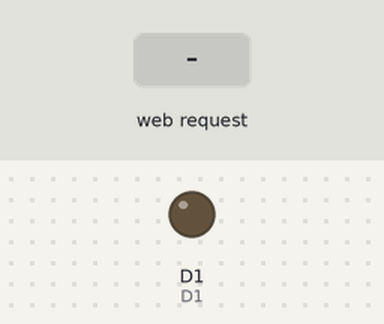
Bench run of a sketch on a simulated ESP8266 (NodeMCU). Shown: output pins drawn as LEDs (lit = HIGH). Inputs (shaded band) come from the test bench. WiFi joins after 1.5 s; servers stay silent unless stated; what the sketch prints to the serial monitor is not drawn.

Above: at 2.7 s.
2.8 s: HTTP request GET /on received
At 3.3 s:
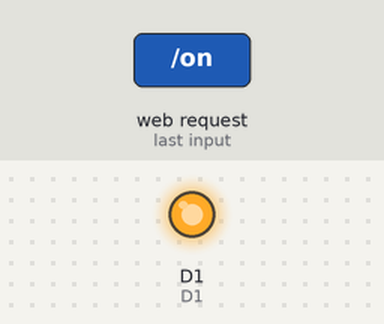
4.3 s: HTTP request GET /off received
At 5.6 s:
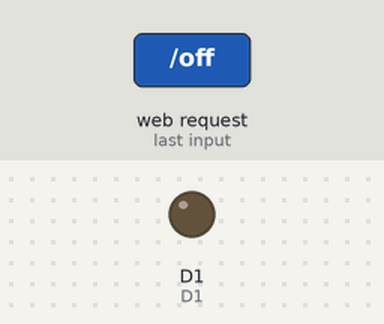
Timing chart, 0 to 7.3 s (numbered marks = the images above; inputs shaded):
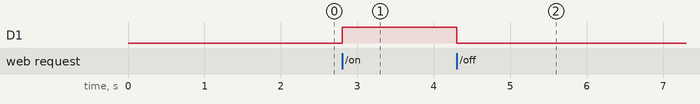

Measured:
- after the input at 2.8 s, D1: LOW → HIGH at once
- after the input at 4.3 s, D1: HIGH → LOW at once

The sketch:

04wifi_led_control.ino
```cpp
/*
 *  This sketch demonstrates how to set up a simple HTTP-like server.
 *  The server will set a GPIO pin depending on the request
 *    http://server_ip/YOUR_OFF_URL will set the GPIO low,
 *    http://server_ip/YOUR_ON_URL will set the GPIO high
 *  server_ip is the IP address of the ESP8266 module, will be
 *  printed to Serial when the module is connected.
 */
#define D0 16
#define D1 5 // I2C Bus SCL (clock)
#define D2 4 // I2C Bus SDA (data)
#define D3 0
#define D4 2 // Same as "LED_BUILTIN", but inverted logic
#define D5 14 // SPI Bus SCK (clock)
#define D6 12 // SPI Bus MISO
#define D7 13 // SPI Bus MOSI
#define D8 15 // SPI Bus SS (CS)
#define D9 3  // RX0 (Serial console)
#define D10 1 // TX0 (Serial console)

#include <ESP8266WiFi.h>

const char* ssid = "CounterPulse Guest";
const char* password = "0084800848";

// please put unique charactors here, otherwise you might turn on other's LED!
const String YOUR_OFF_URL = "/off";
const String YOUR_ON_URL = "/on";

// Create an instance of the server
// specify the port to listen on as an argument
WiFiServer server(80);

void setup() {
  Serial.begin(9600);
  delay(10);
  pinMode(D1, OUTPUT);
  digitalWrite(D1, 0);

  // Connect to WiFi network
  Serial.print("Connecting to ");
  Serial.println(ssid);

  WiFi.begin(ssid, password);

  while (WiFi.status() != WL_CONNECTED) {
    // keep waiting until connected
    delay(500);
    Serial.print(".");
  }
  Serial.println("WiFi connected");

  // Start the server
  server.begin();
  Serial.println("Server started");

  // Print the IP address
  Serial.print("URL is: http://");
  Serial.println(WiFi.localIP());
}

void loop() {
  // Check if a client has connected
  WiFiClient client = server.available();
  if (!client) {
    return;
  }

  // Wait until the client sends some data
  Serial.println("new client");
  while(!client.available()){
    delay(1);
  }

  // Read the first line of the request
  String req = client.readStringUntil('\r');
  Serial.println(req);
  client.flush();

  // Match the request
  int val;
  if (req.indexOf(YOUR_OFF_URL) != -1)
    val = LOW;
  else if (req.indexOf(YOUR_ON_URL) != -1)
    val = HIGH;
  else {
    Serial.println("invalid request");
    client.stop();
    return;
  }
  digitalWrite(D1, val);

  // discard any bytes that have been written to the client but not yet read
  // clears the buffer once all outgoing characters have been sent.
  client.flush();

  // Send the response to the client
  String s = "HTTP/1.1 200 OK\r\nContent-Type: text/html\r\n\r\n<!DOCTYPE HTML>\r\n<html>\r\nLED is turned ";
  s += val ? "on" : "off";
  s += "</html>\n";
  client.print(s);
  delay(1);
  Serial.println("Client disonnected");

  // The client will actually be disconnected
  // when the function returns and 'client' object is detroyed
}
```
